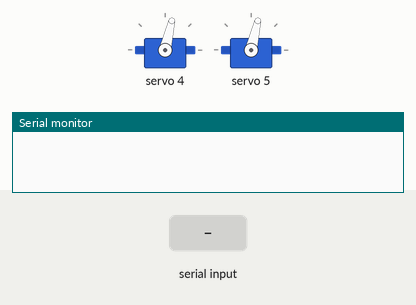
A sketch run on a simulated Arduino Uno, built with avr-gcc and run on an emulated ATmega328P. Shown: 2 × servo, the last lines printed to the serial monitor. Inputs (shaded band) come from the test bench.

Above: at 2.2 s.
2.3 s: "t" received over Serial
At 2.9 s:
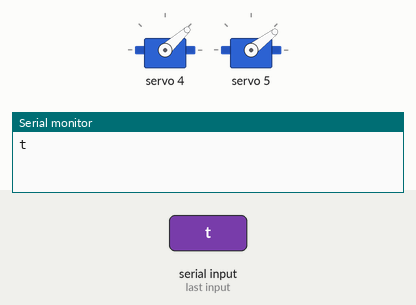
5.3 s: "w" received over Serial
7.8 s: "r" received over Serial
At 8.2 s:
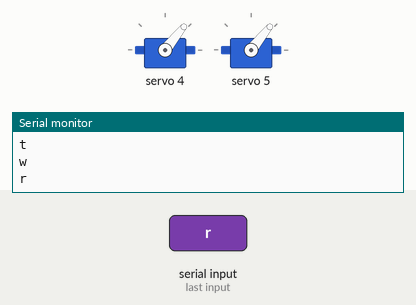
9.3 s: "s" received over Serial
At 10.5 s:
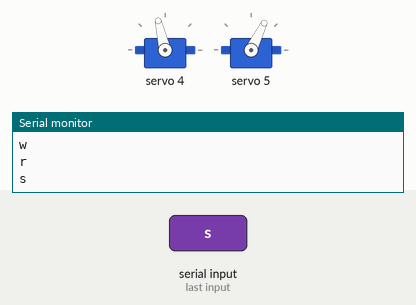
10.8 s: "f" received over Serial
At 11.7 s:
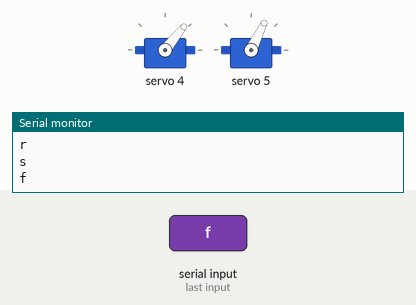
Timing chart, 0 to 13.3 s (numbered marks = the images above; inputs shaded):
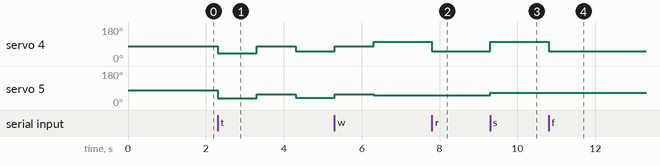

Measured:
- after the input at 2.3 s, servo 4: 77° → 42° at once, → 77° 1.0 s later, → 51° 1.0 s later; servo 5: 77° → 37° at once, → 58° 1.0 s later, → 38° 1.0 s later
- after the input at 7.8 s, servo 4: 103° → 51° at once
- after the input at 9.3 s, servo 4: 51° → 103° at once; servo 5: 51° → 64° at once
- after the input at 10.8 s, servo 4: 103° → 51° at once

The sketch:

servo_pca_ar1.ino
```cpp
//pcaを使ってサーボモーター制御　シリアル入力で動かす
#include <Wire.h>
#include <Adafruit_PWMServoDriver.h>

#define SERVOMIN  150
#define SERVOMAX  400
#define SERVO_FREQ 50
#define SERVO4 4
#define SERVO5 5

byte val = 0;

Adafruit_PWMServoDriver pwm = Adafruit_PWMServoDriver();

void setup() {
  Serial.begin(115200);

  pwm.begin();
  pwm.setOscillatorFrequency(27000000);
  pwm.setPWMFreq(SERVO_FREQ);

  delay(10);
  pwm.setPWM(SERVO4, 0, aTp(90));
  pwm.setPWM(SERVO5, 0, aTp(90));

  delay(1000);
}

int aTp(int angle) {
  return map(angle, 0, 180, SERVOMIN, SERVOMAX);
}


void loop() {
  if (Serial.available() > 0) {
    val = Serial.read();

    Serial.println(char(val));

    if (val == 'w') {
      pwm.setPWM(SERVO4, 0, aTp(130));
      pwm.setPWM(SERVO5, 0, aTp(50));

    } else if (val == 'e') {
      pwm.setPWM(SERVO4, 0, aTp(90));
      pwm.setPWM(SERVO5, 0, aTp(50));

    } else if (val == 'r') {
      pwm.setPWM(SERVO4, 0, aTp(50));
      pwm.setPWM(SERVO5, 0, aTp(50));

    } else if (val == 's') {
      pwm.setPWM(SERVO4, 0, aTp(130));
      pwm.setPWM(SERVO5, 0, aTp(70));

    } else if (val == 'd') {
      pwm.setPWM(SERVO4, 0, aTp(90));
      pwm.setPWM(SERVO5, 0, aTp(70));

    } else if (val == 'f') {
      pwm.setPWM(SERVO4, 0, aTp(50));
      pwm.setPWM(SERVO5, 0, aTp(70));

    } else if (val == 't') {
      pwm.setPWM(SERVO4, 130, aTp(130));
      pwm.setPWM(SERVO5, 30, aTp(50));
      delay(1000);
      pwm.setPWM(SERVO4, 0, aTp(90));
      pwm.setPWM(SERVO5, 0, aTp(60));
      delay(1000);
      pwm.setPWM(SERVO4, 0, aTp(50));
      pwm.setPWM(SERVO5, 0, aTp(30));
      delay(1000);
      pwm.setPWM(SERVO4, 0, aTp(90));
      pwm.setPWM(SERVO5, 0, aTp(60));
      delay(1000);
    }
  }
}
```
